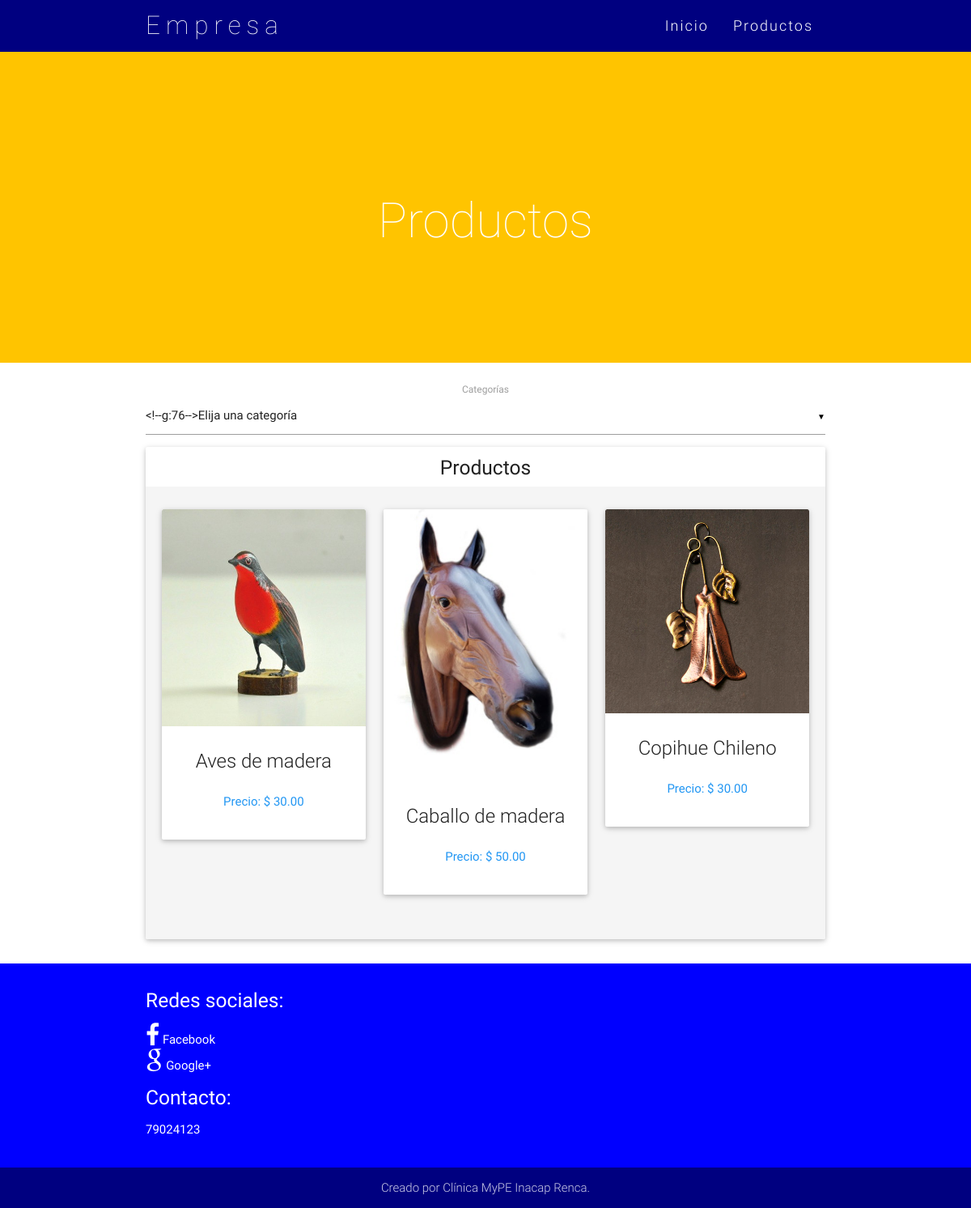
/index.php/frontend/productos, run on the app's committed database.
### tables this page shows
CREATE TABLE `mypeweb_product` (
  `pro_id` int(11) NOT NULL,
  `pro_name` varchar(200) NOT NULL COMMENT 'Nombre de elemento',
  `pro_subtitle` varchar(200) DEFAULT NULL COMMENT 'Información segundaria de elemento',
  `pro_description` text NOT NULL COMMENT 'Descripción de elemento',
  `pro_price` decimal(10,2) NOT NULL COMMENT 'Precio real de producto\n',
  `pro_currency` varchar(4) NOT NULL COMMENT 'Tipo de moneda del producto',
  `pro_position` tinyint(4) DEFAULT NULL COMMENT 'Posición asignada al elemento',
  `pro_status` tinyint(4) NOT NULL COMMENT '0: Inactico 1:Activo',
  `pro_cat_id` int(11) NOT NULL COMMENT 'Fk , Categoría a la que pertence el producto\n',
  `pro_discount` decimal(10,2) DEFAULT NULL COMMENT 'Monto de descuento\n',
  `pro_total` decimal(10,2) DEFAULT NULL COMMENT 'Precio con descuento aplicado\n'
);

CREATE TABLE `mypeweb_multimedia` (
  `mul_pro_id` int(11) NOT NULL COMMENT 'Fk de product',
  `mul_id` int(11) NOT NULL,
  `mul_name` varchar(200) NOT NULL COMMENT '''Nombre asignado al elemento''',
  `mul_route` varchar(300) NOT NULL COMMENT '''Path de elemento''',
  `mul_position` tinyint(4) NOT NULL COMMENT 'Posición asignada al elemento',
  `mul_status` tinyint(4) NOT NULL COMMENT '0 :  inactiva 1: activa'
);

CREATE TABLE `redes` (
  `red_id` int(11) NOT NULL,
  `red_nom` varchar(80) NOT NULL,
  `red_tip` varchar(30) NOT NULL,
  `red_url` varchar(200) NOT NULL,
  `red_ico` varchar(200) NOT NULL
);

CREATE TABLE `mypeweb_configuration` (
  `con_id` int(11) NOT NULL COMMENT 'Pk de tabla',
  `con_phonenumber` varchar(45) NOT NULL COMMENT '''Números de contacto del empresario''\n',
  `con_email` varchar(45) DEFAULT NULL COMMENT '''Email de contacto de los empresarios''',
  `con_background` varchar(20) NOT NULL COMMENT '''Color de fondo''',
  `con_footer` varchar(20) NOT NULL,
  `con_navbar` varchar(20) NOT NULL COMMENT '''Colo de fondo navbar''',
  `con_logo` varchar(100) DEFAULT NULL COMMENT '''Path para la marca de empresa''',
  `con_video` varchar(200) DEFAULT NULL COMMENT '''Url o path a video corporativo''',
  `con_nombrefantasia` varchar(100) NOT NULL COMMENT 'Nombre de fantasía de la empresa\n',
  `con_fontcolor` varchar(20) DEFAULT NULL COMMENT '''Color de fuente principal''',
  `con_fontstyle` varchar(20) DEFAULT NULL COMMENT 'Estilo de funte principal',
  `con_fontsize` tinyint(4) DEFAULT NULL COMMENT 'Tamaño de fuente principal',
  `con_status` tinyint(4) NOT NULL COMMENT '0:  Inactico 1: Activo',
  `con_banner` varchar(200) NOT NULL
);

### application/config/config.php (called while the page is built, shortened)
<?php
$config['base_url'] = 'http://localhost/mypeweb/';
$config['index_page'] = 'index.php';
$config['uri_protocol']	= 'REQUEST_URI';
$config['url_suffix'] = '';
$config['language']	= 'english';
$config['charset'] = 'UTF-8';
$config['enable_hooks'] = FALSE;
$config['subclass_prefix'] = 'MY_';
$config['composer_autoload'] = 'vendor/autoload.php';
$config['permitted_uri_chars'] = 'a-z 0-9~%.:_\-';
$config['enable_query_strings'] = FALSE;
$config['controller_trigger'] = 'c';
$config['function_trigger'] = 'm';
$config['directory_trigger'] = 'd';
$config['allow_get_array'] = TRUE;
$config['log_threshold'] = 0;
$config['log_path'] = '';
$config['log_file_extension'] = '';
$config['log_file_permissions'] = 0644;
$config['log_date_format'] = 'Y-m-d H:i:s';
$config['error_views_path'] = '';
$config['cache_path'] = '';
$config['cache_query_string'] = FALSE;
$config['encryption_key'] = '';
$config['sess_driver'] = 'files';
$config['sess_cookie_name'] = 'ci_session';
$config['sess_expiration'] = 7200;
$config['sess_save_path'] = NULL;
$config['sess_match_ip'] = FALSE;
$config['sess_time_to_update'] = 300;
$config['sess_regenerate_destroy'] = FALSE;
$config['cookie_prefix']	= '';
$config['cookie_domain']	= '';
$config['cookie_path']		= '/';
$config['cookie_secure']	= FALSE;
$config['cookie_httponly'] 	= FALSE;
$config['standardize_newlines'] = FALSE;
$config['global_xss_filtering'] = FALSE;
$config['csrf_protection'] = FALSE;
$config['csrf_token_name'] = 'csrf_test_name';
$config['csrf_cookie_name'] = 'csrf_cookie_name';
$config['csrf_expire'] = 7200;
$config['csrf_regenerate'] = TRUE;
$config['csrf_exclude_uris'] = array();
$config['compress_output'] = FALSE;
$config['time_reference'] = 'local';
$config['rewrite_short_tags'] = FALSE;
$config['proxy_ips'] = '';

### application/controllers/Frontend.php (called while the page is built, shortened)
<?php
class Frontend extends CI_Controller {
	public function __construct()
	{
		$this->load->database();
		$this->load->model('Category_model', 'cat');
		$this->load->model('Config_model', 'conf');
		$this->load->model('Multimedia_model', 'mul');
		$this->load->model('Product_model', 'prod');
		$this->load->model('Redes_model', 'redes');
		$this->load->model('Team_model', 'team');
		$this->load->model('Empresa_model', 'empresa');
	}
	public function productos($idcat=0){
		$arraycatsub = array();
		$categorias = $this->cat->findByArray(array("cat_status" => 1 ));
		foreach ($categorias as $key => $value) {
			if ($value->get("cat_parent") == NULL) {
				$arraycatsub[] = array("idcat" => $value->get("cat_id"),"catnombre" => $value->get("cat_name"),"arraydehijos" => $this->cat->findByArray(array("cat_parent" => $value->get("cat_id"))));
			}
		}
		$data['redes']=$this->redes->findAll();
		$carr=$this->cat->findAllActivados();
		$canti=count($carr);
		if($idcat!=0 && $canti>=$idcat){
		$data['config']=$this->conf->findAllActivados();;
		$data['categoryParent']=$this->cat->findAllParentActivados();
		$data['subCat']=array();
		foreach ($data['categoryParent'] as $key) {
			$data['subCat'][$key->get('cat_id')]=$this->cat->findByParent($key->get('cat_id'));
		}
		$data['product']=$this->prod->findByCatIdAct($idcat);
		$cat=$this->cat->findById($idcat);
		$data['nombreCat']=$cat->get('cat_name');
		$data['ejemplo'] = $arraycatsub;
		if($data['product']!=false){
		foreach ($data['product'] as $key) {
			$data['multimedia'][$key->get('pro_id')]=$this->mul->findByProId($key->get('pro_id'));
			}
		}
		}else {
		$data['ejemplo'] = $arraycatsub;
		$data['config']=$this->conf->findAllActivados();
		$data['categoryParent']=$this->cat->findAllParentActivados();
		$data['subCat']=array();
		foreach ($data['categoryParent'] as $key) {
			$data['subCat'][$key->get('cat_id')]=$this->cat->findByParent($key->get('cat_id'));
		}
		$data['ejemplo'] = $arraycatsub;
		$data['product']=$this->prod->findAllActivados();
		foreach ($data['product'] as $key) {
			$data['multimedia'][$key->get('pro_id')]=$this->mul->findByProId($key->get('pro_id'));
		}
		}
		$this->load->view('Master/productos.php', $data);
	}
}

### index.php (called while the page is built, shortened)
<?php
require_once BASEPATH.'core/CodeIgniter.php';

### application/models/Config_model.php (called while the page is built, shortened)
<?php
class Config_Model extends CI_Model {
private  $_columns  =  array(
'con_id' => 0,
'con_phonenumber' => '',
'con_email'=>'',
'con_background' => '',
'con_footer' => '',
'con_navbar' => '',
'con_logo' => '',
'con_video' => '',
'con_nombrefantasia' => '',
'con_fontcolor' => '',
'con_fontstyle' => '',
'con_fontsize' => 0,
'con_status' => 1
);
public function get($attr){
  return $this->_columns[$attr];
}
public function create($row){
  $configuration =  new Config_Model();
  foreach ($row as $key => $value)
    {
      $configuration->_columns[$key] = $value;
    }
  return $configuration;
}
 public function findAllActivados(){
  $result=array();
  $consulta = $this->db->get_where('mypeweb_configuration',array('con_status'=>1));
    foreach ($consulta->result() as $row) {
    $result[] = $this->create($row);
  }
  return $result;
}
}

### application/models/Product_model.php (called while the page is built, shortened)
<?php
class Product_Model extends CI_Model {
private  $_columns  =  array(
'pro_id' => 0,
'pro_name' => '',
'pro_subtitle' => '',
'pro_description' => '',
'pro_price' => 0,
'pro_currency' => '',
'pro_position' => 0,
'pro_status' => 1,
'pro_cat_id' => 0,
'pro_discount' => 0,
'pro_total' => 0
);
public function get($attr){
  return $this->_columns[$attr];
}
public function create($row){
  $usuario =  new Product_Model();
  foreach ($row as $key => $value)
    {
      $usuario->_columns[$key] = $value;
    }
  return $usuario;
}
 public function findAllActivados(){
  $result=array();
  $this->db->select('*');
  $this->db->from('mypeweb_product');
  $this->db->where('pro_status',1);
  $this->db->order_by("pro_position", "asc");
  $consulta = $this->db->get();
    foreach ($consulta->result() as $row) {
    $result[] = $this->create($row);
  }
  return $result;
}
}

### application/models/Multimedia_model.php (called while the page is built, shortened)
<?php
class Multimedia_Model extends CI_Model {
private  $_columns  =  array(
'mul_pro_id' => 0,
'mul_id' => 0,
'mul_name' => '',
'mul_route' => '',
'mul_position' => 0,
'mul_status' => 1
);
public function get($attr){
  return $this->_columns[$attr];
}
public function create($row){
  $multimedia =  new Multimedia_Model();
  foreach ($row as $key => $value)
    {
      $multimedia->_columns[$key] = $value;
    }
  return $multimedia;
}
   public function findByProId($id){
    $query = $this->db->get_where('mypeweb_multimedia',array('mul_pro_id'=>$id));
    if($query -> num_rows() >= 1){
      foreach ($query->result() as $query) {
        $result[] = $this->create($query);
      }
        return $result;
    }
    return false;
  }
}

### application/models/Redes_model.php (called while the page is built, shortened)
<?php
class Redes_model extends CI_Model {
	private $columns = array(
		'red_id' => 0,
		'red_nom'=> '',
		'red_tip'=>'',
		'red_url'=>'',
		'red_ico'=>''
		);
	public function get($attr){
  return $this->columns[$attr];
}
	public function create($row){
	  $redes =  new Redes_model();
	  foreach ($row as $key => $value)
	    {
	      $redes->columns[$key] = $value;
	    }
	  return $redes;
	}
	public function findAll(){
	  $result=array();
	  $consulta = $this->db->get('redes');
	    foreach ($consulta->result() as $row) {
	    $result[] = $this->create($row);
	  }
	  return $result;
	}
}

### application/views/Master/productos.php (the view, shortened to what this page needs)
<?php foreach ($config as $catego): ?>
<!DOCTYPE html>
<html>
<head>
    <link href="<?= base_url('resources/min/plugin-min.css') ?>" type="text/css" rel="stylesheet">
    <link href="<?= base_url('resources/min/custom-min.css') ?>" type="text/css" rel="stylesheet" >
    <link href="<?= base_url('resources/js/pnotify.custom.min.css') ?>" type="text/css" rel="stylesheet" >
    <link href="<?= base_url('resources/css/style.css') ?>" type="text/css" rel="stylesheet" >
</head>
<body id="top" class="scrollspy">
 <div class="navbar-fixed">
    <nav id="nav_f" style="background: <?= $catego->get('con_navbar') ?>" role="navigation">
        <div class="container">
            <div class="nav-wrapper">
            <a href="<?= base_url(); ?>" id="logo-container" class="brand-logo">Empresa</a>
                <ul class="right hide-on-med-and-down">
                    <li>
                        <a href="<?=base_url()?>">Inicio</a>
                    </li>
                    <li>
                        <a href='<?= site_url('frontend/productos') ?>'>Productos</a>
                    </li>
                </ul>
            </div>
        </div>
    </nav>
</div>
<div class="section no-pad-bot scrollspy" style="background: <?= $catego->get('con_background') ?>">
    <div class="container">
        <h6 class="text_h center header cd-headline letters type">
            <span style="font-size: 60px;">Productos</span>
        </h6>
    </div>
</div>
<div class="section scrollspy" id="productos">
    <div class="container center-align">
        <label>Categorías</label>
    </div>
    <div class="container">
        <div class="card">
            <div class="card-tabs">
                <div class="container center-align">
                    <h5>Productos</h5>
                </div>
            </div>
            <div class="card-content grey lighten-4">
              <div id="test4">
                <div class="row">
                <?php if ($product!=false): ?>
                <?php foreach ($product as $key0): ?>
                    <div class="col s12 m4 l4">
                    <a href="<?=site_url('frontend/detalle/'.$key0->get('pro_id'))?>">
                        <div class="card hoverable center-align">
                            <div class="card-image waves-effect waves-block waves-light">
                                <img class="activator" src="<?= base_url('resources/img/'.$multimedia[$key0->get('pro_id')][0]->get('mul_route'));?>">
                            </div>
                            <div class="card-content">
                                <span class="card-title activator grey-text text-darken-4"><?= $key0->get('pro_name') ?></span>
                                <p><a>Precio: $ <?= $key0->get('pro_price') ?></a></p>
                            </div>
                        </div>
                    </a>
                    </div>
                <?php endforeach ?>
                <?php endif ?>
                </div>
              </div>
            </div>
        </div>
    </div>
</div>
<footer id="contacto" class="page-footer scrollspy" style="background: <?= $catego->get('con_footer') ?>">
    <div class="container">
        <div class="row">
            <div class="col l4 s12">
                <h5 class="white-text">Redes sociales:</h5>
                <ul>
                <?php foreach ($redes as $key): ?>
                    <li>
                        <a class="white-text" href="https://<?= $key->get('red_url') ?>">
                            <i class="small fa <?= $key->get('red_ico') ?> white-text"></i>
                            <?= $key->get('red_nom') ?>
                        </a>
                    </li>
                <?php endforeach ?>
                </ul>
                <h5 class="white-text">Contacto:</h5>
                <ul>
                    <li>
                        <span style="color: #fff;"><?= $catego->get('con_phonenumber') ?></span>
                    </li>
                </ul>
            </div>
        </div>
    </div>
    <div title="Gracias a www.materializecss.com" class="footer-copyright center-align" style="background: <?= $catego->get('con_navbar') ?>">
        <div class="container">
            Creado por Clínica MyPE Inacap Renca<a class="white-text" href="http://www.inacap.cl"></a>.</a>
        </div>
    </div>
</footer>
</html>
<?php endforeach ?>

### resources/min/custom-min.css (style rules this page uses)
#nav_f { box-shadow:none !important;-webkit-box-shadow:none !important }
.text_h { padding:15% 0;font-size:6.0em;font-weight:100;color:white }
.brand-logo { position:absolute;color:#fff;display:inline-block;font-size:2.1rem;font-style:normal;font-weight:100;padding:0;letter-spacing:7px }
.card-content a { color:#2196F3 }
nav ul a { font-size:1.2rem;color:#FFF;letter-spacing:2px;display:block;font-weight:300;padding:0px 15px }
.card .card-content p { margin:15px 0px }
footer.page-footer { margin-top:0px !important }

### resources/css/style.css (style rules this page uses)
#nav_f { box-shadow: none !important; -webkit-box-shadow:none !important; }
.text_h { padding: 15% 0; font-size: 6.0em; font-weight: 100; color:white; }
.brand-logo { position: absolute; color: #fff; display: inline-block; font-size: 2.1rem; font-style: normal; font-weight: 100; padding: 0; letter-spacing: 7px; }
.card-content a { color: #2196F3; }
nav ul a { font-size: 1.2rem; color: #FFF; letter-spacing: 2px; display: block; font-weight: 300; padding: 0px 15px; }
.card .card-content p { margin: 15px 0px; }
footer.page-footer { margin-top: 0px !important; }

### data on the page
mypeweb_product: pro_id.mul_route (picture), pro_name "Aves de madera", pro_price "30.00"
mypeweb_product: pro_id.mul_route (picture), pro_name "Caballo de madera", pro_price "50.00"
mypeweb_product: pro_id.mul_route (picture), pro_name "Copihue Chileno", pro_price "30.00"
redes: red_nom "Facebook"
redes: red_nom "Google+"
mypeweb_configuration: con_phonenumber "79024123"
